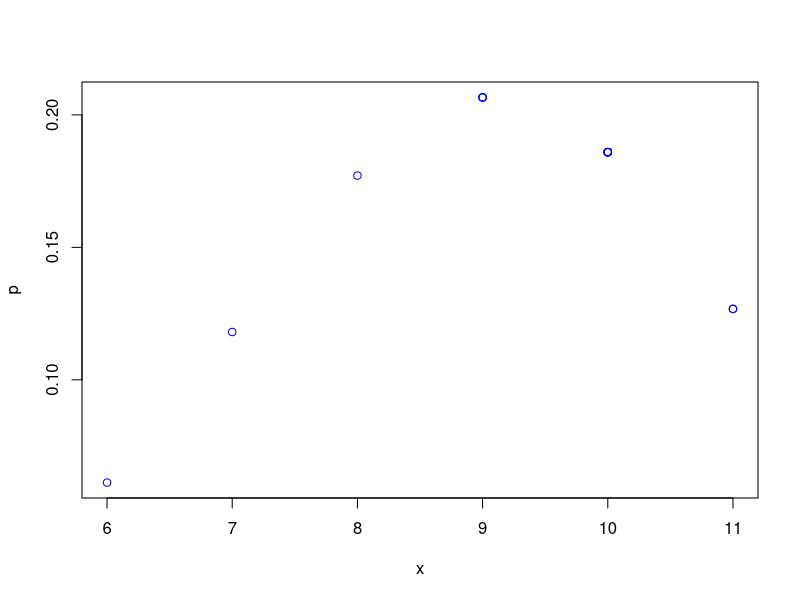
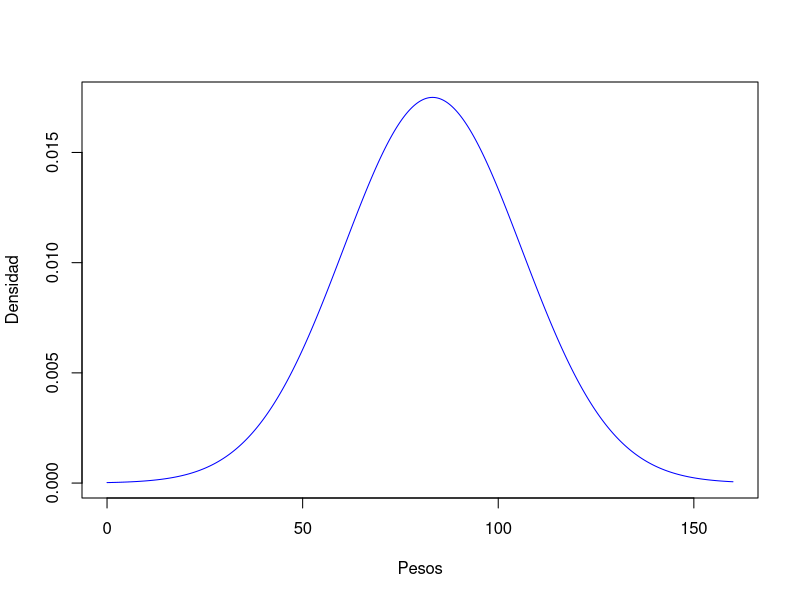
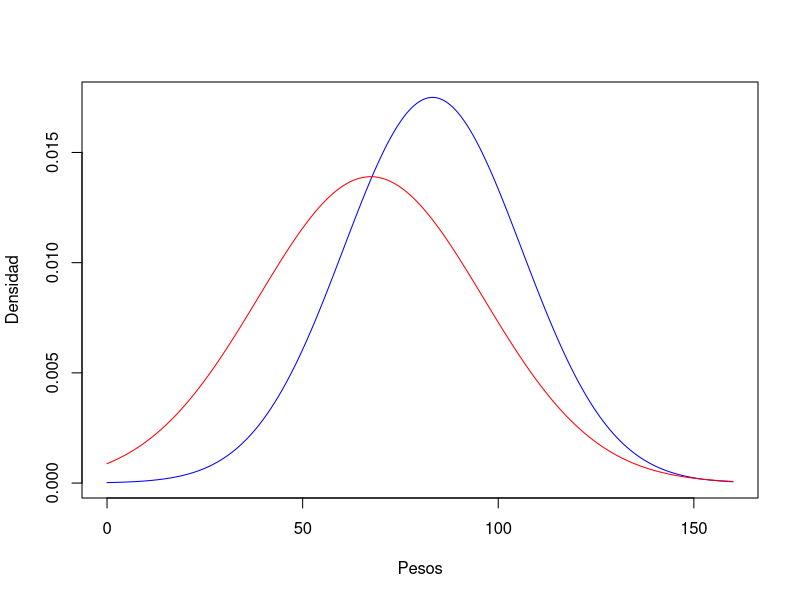
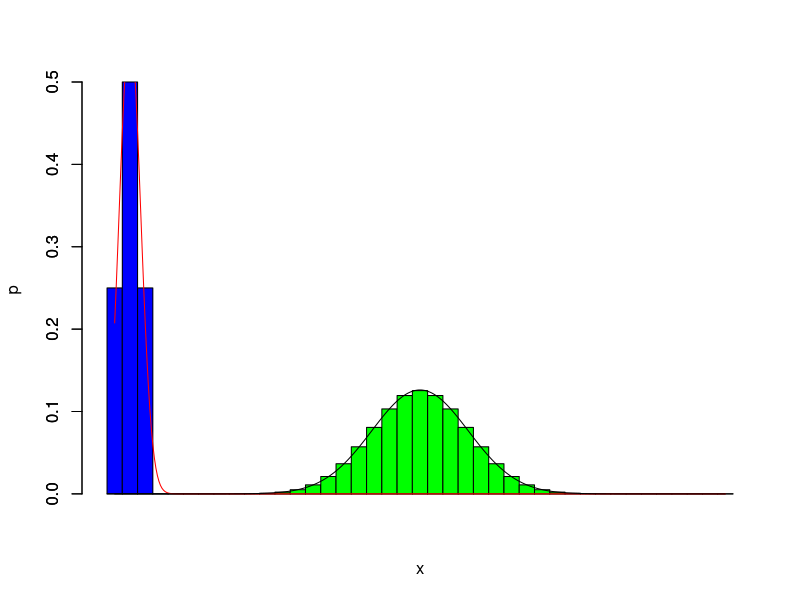
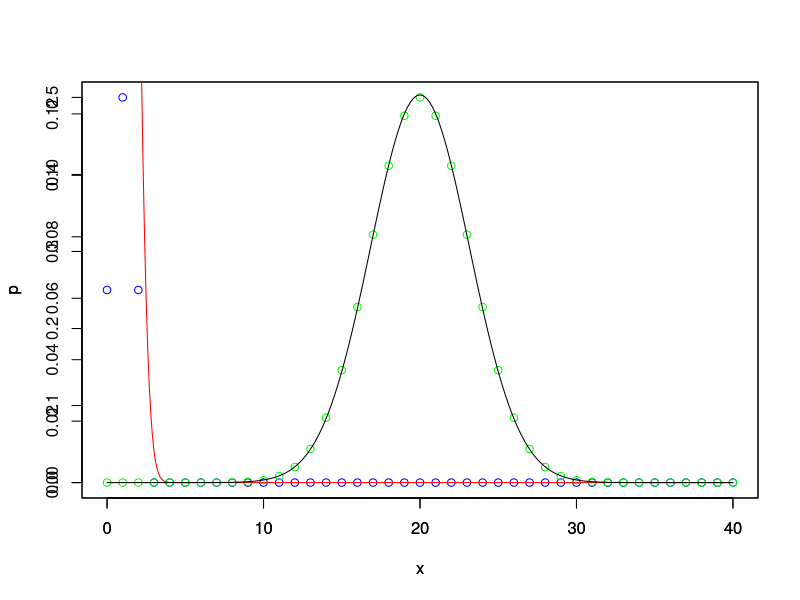
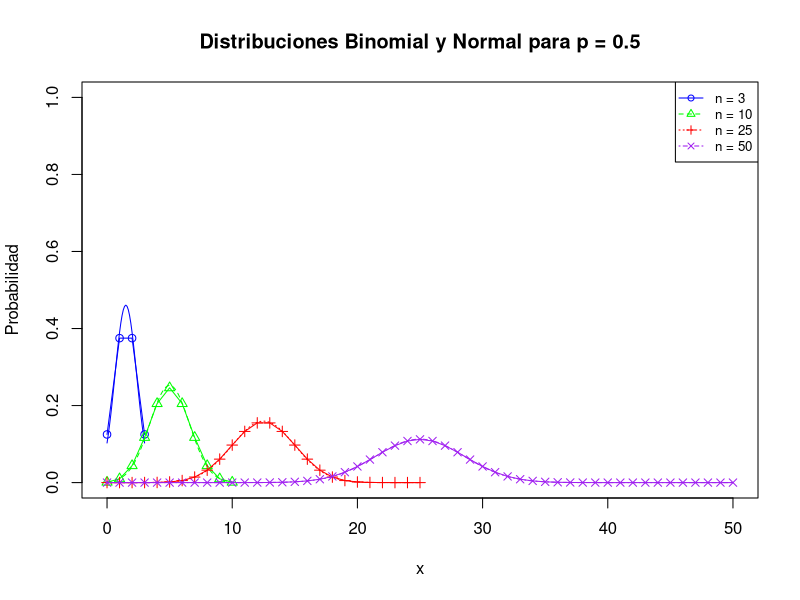
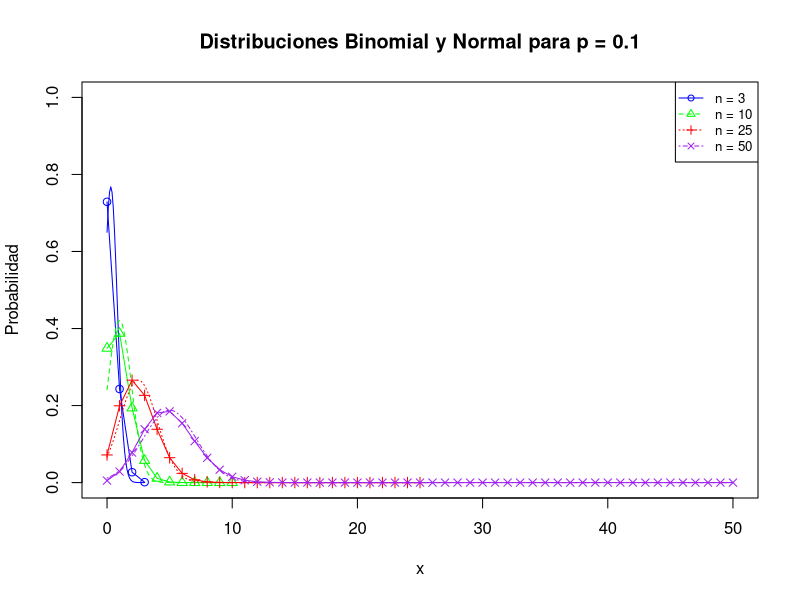
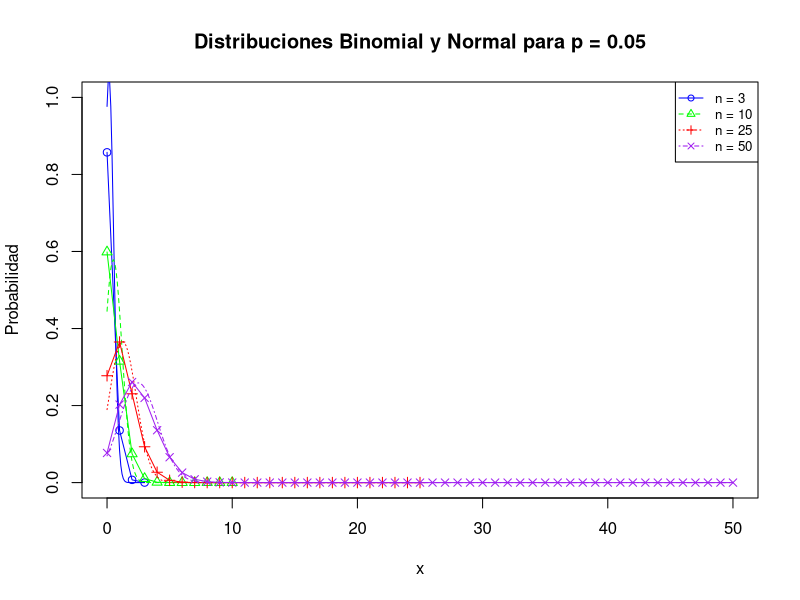

The R source for these figures, in order:
## ---- chunk 1
dbinom(x=3,15,0.6)
## ---- chunk 2
pbinom(3,15,0.6)
## ---- chunk 3
x <- rbinom(15,15,0.6)
## ---- chunk 4
f <- dbinom(x,15,0.6)
## ---- chunk 5
plot(x,f, xlab="x", ylab="p",  col="blue")
## ---- chunk 6
x <- seq(0,160,0.1)
## ---- chunk 7
mu_h = 83.2
sd_h = 22.8
f_h <- dnorm(x,mu_h,sd_h)
## ---- chunk 8
plot(x,f_h, type="l", xlab="Pesos", ylab="Densidad", col="blue")
## ---- chunk 9
mu_f = 67.4
sd_f = 28.7
f_f <- dnorm(x,mu_f,sd_f)
plot(x,f_h, type="l", xlab="Pesos", ylab="Densidad", col="blue")
lines(x,f_f, col="red")
## ---- chunk 10
xb<-0:40
fb<-dbinom(xb,2,0.5)
barplot(fb, xlab="x", ylab="p", space=0, col="blue")
fb<-dbinom(xb,40,0.5)
barplot(fb, xlab="x", ylab="p", space=0, col="green",add=T)
xn<-seq(0,40,0.1)
fn<-dnorm(xn,2*0.5,sqrt(2*0.5*0.5))
lines(xn+0.5,fn,col="red")
fn<-dnorm(xn,40*0.5,sqrt(40*0.5*0.5))
lines(xn+0.5,fn,col="black")
## ---- chunk 11
xb<-0:40
fb<-dbinom(xb,2,0.5)
plot(xb,fb, xlab="x", ylab="p", col="blue")
fb<-dbinom(xb,40,0.5)
par(new=T)
plot(xb,fb, xlab="x", ylab="p",  col="green")
xn<-seq(0,40,0.1)
fn<-dnorm(xn,2*0.5,sqrt(2*0.5*0.5))
lines(xn,fn,col="red")
fn<-dnorm(xn,40*0.5,sqrt(40*0.5*0.5))
lines(xn,fn,col="black")
## ---- chunk 12
# Función para crear el gráfico para un valor de p dado
plot_dbinomial_dnormal <- function(p) {
  # Establecer los colores para cada valor de n y el tipo de línea
  colores <- c("blue", "green", "red", "purple") # Colores
  tipo_linea <- c(1, 2, 3, 4) # Estilos de línea

  # Establecer el rango de valores de n
  valores_n <- c(3, 10, 25, 50)

  # Crear un marco vacío para el gráfico
  plot(0, 0, xlim = c(0, max(valores_n)), ylim = c(0, 1), xlab = "x", ylab = "Probabilidad",
       main = paste("Distribuciones Binomial y Normal para p =", p), type = "n")

  # Iterar sobre los distintos valores de n
  for (i in 1:length(valores_n)) {
    n <- valores_n[i]

    # Rango de valores para x
    valores_x <- 0:n
    
    # Calcular la distribución binomial
    valores_binom <- dbinom(valores_x, n, p)
    
    # Calcular la distribución normal aproximada
    mu <- n * p
    sigma <- sqrt(n * p * (1 - p))
    x_norm <- seq(min(valores_x), max(valores_x), 0.1)
    valores_norm <- dnorm(x_norm, mean = mu, sd = sigma)

    # Agregar las líneas al gráfico
    lines(valores_x, valores_binom, col = colores[i], type = "o", pch = i)
    lines(x_norm, valores_norm, col = colores[i], lty = tipo_linea[i])
  }

  # Añadir una leyenda
  legend("topright", legend = paste("n =", valores_n), col = colores, lty = tipo_linea, pch = 1:length(valores_n), cex = 0.8)
}

## ---- chunk 13
# Crear gráficos para p = 0.5
plot_dbinomial_dnormal(0.5)

# Crear gráficos para p = 0.1
plot_dbinomial_dnormal(0.1)

# Crear gráficos para p = 0.05
plot_dbinomial_dnormal(0.05)
## ---- chunk 14
# Función para crear el gráfico para un valor de p dado
plot_approximation_poisson <- function(p) {
  # Establecer los colores para cada valor de n
  colors <- c("blue", "green", "red")

  # Establecer el rango de valores de n
  n_values <- c(3, 25, 50)

  # Crear un marco vacío para el gráfico y defino el inio del eje y en cero (0) para mejorar visiblidad
  plot(0, 0, xlim = c(0, max(n_values)), ylim = c(0, 1), xlab = "x", ylab = "Probabilidad",
       main = paste("Distribuciones Binomial y Poisson para p =", p), type = "n")

  # Iterar sobre los distintos valores de n
  for (i in 1:length(n_values)) {
    n <- n_values[i]

    # Rango de valores para x
    x_values <- 0:n
    
    # Calcular la distribución binomial
    binom_values <- dbinom(x_values, n, p)
    
    # Calcular la distribución de Poisson aproximada
    lambda <- n * p
    poisson_values <- dpois(x_values, lambda)

    # Agregar las líneas al gráfico
    lines(x_values, binom_values, col = colors[i], type = "o", pch = i)
    lines(x_values, poisson_values, col = colors[i], lty = i, lwd = 2)
  }

  # Añadir una leyenda
  legend("topright", legend = paste("n =", n_values), col = colors, lty = 1:length(n_values), pch = 1:length(n_values), cex = 0.8)
}
## ---- chunk 15
# Crear gráficos para p = 0.5
plot_approximation_poisson(0.5)

# Crear gráficos para p = 0.1
plot_approximation_poisson(0.1)

# Crear gráficos para p = 0.05
plot_approximation_poisson(0.05)
